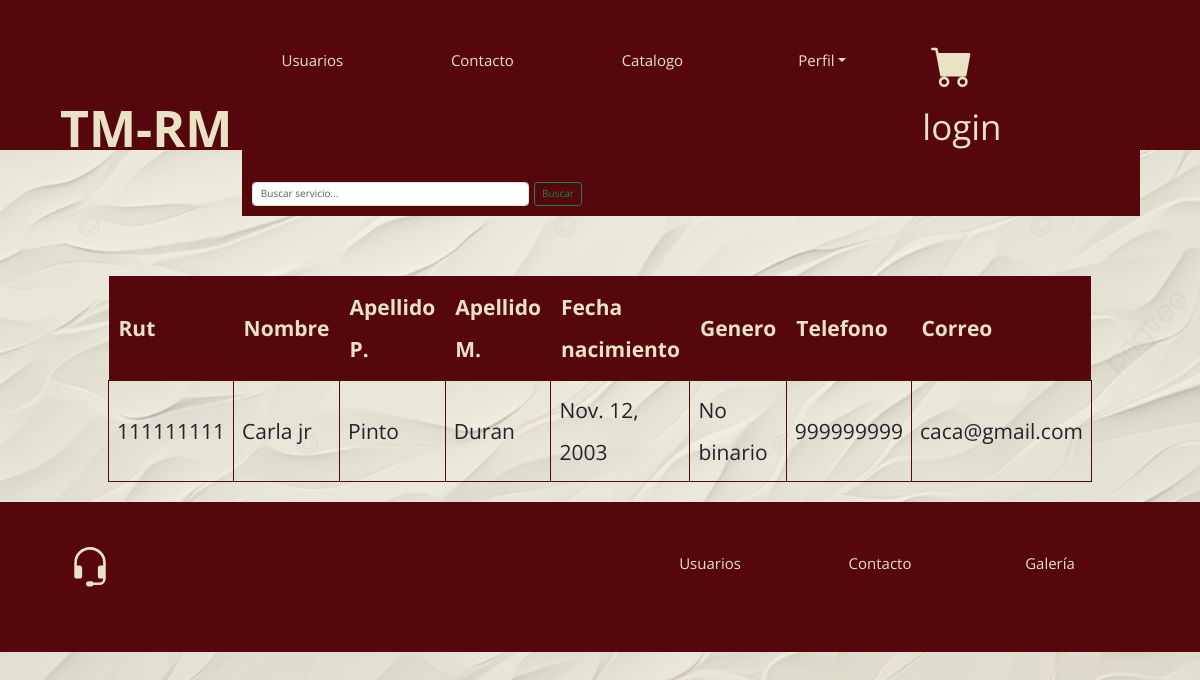
Page /noticias on the earlier database version.
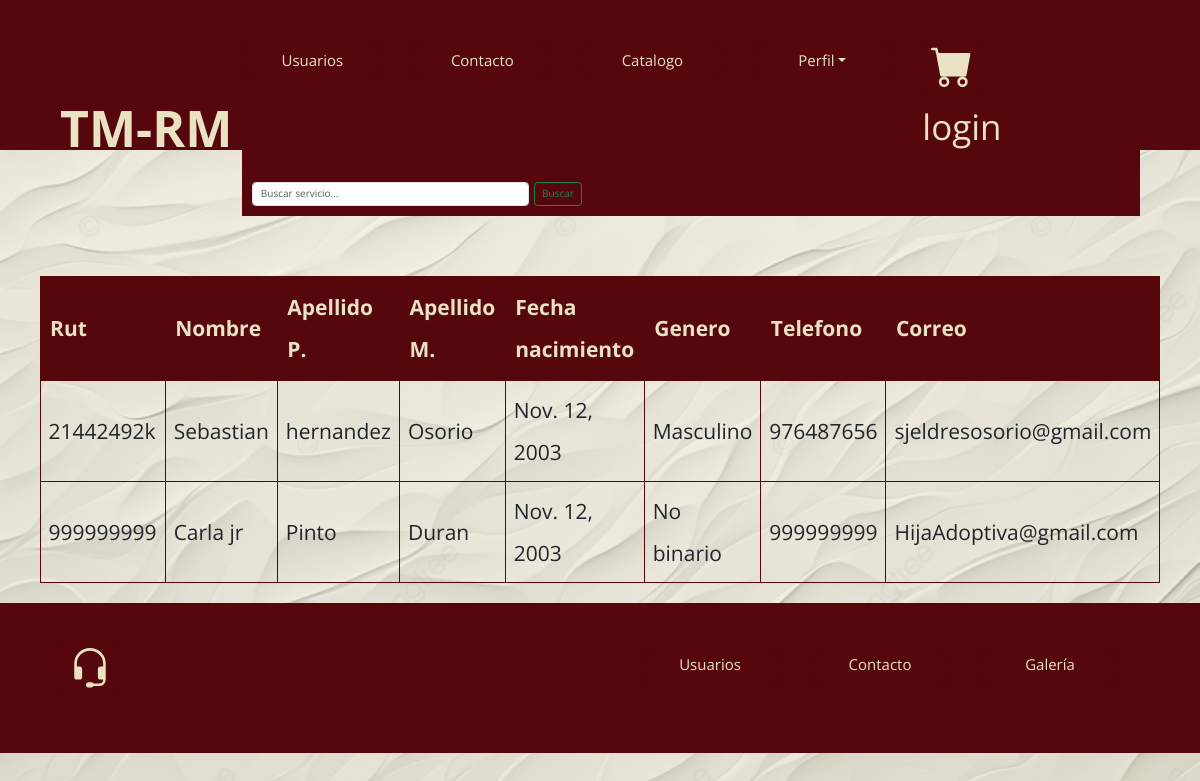
Same page on the later database version.
### taller1/models.py (models this page shows, shortened)
class Usuario(models.Model):
    rut = models.CharField(primary_key=True, max_length=10)
    nombre = models.CharField(max_length=20)
    apellido_paterno = models.CharField(max_length=20)
    apellido_materno = models.CharField(max_length=20)
    fecha_nacimiento = models.DateField(blank=False, null=False)
    id_genero = models.ForeignKey(Genero, on_delete=models.CASCADE, db_column='idGenero')
    telefono = models.CharField(max_length=45)
    email = models.EmailField(unique=True, max_length=100, blank=True, null=True)

class Genero(models.Model):
    id_genero = models.AutoField(db_column='idGenero', primary_key=True)
    genero = models.CharField(max_length=20, blank=False, null=False)
    def __str__(self):
        return self.genero

### taller1/views.py (the view)
# urls.py: path('noticias', views.noticias, name='noticias'),
def noticias(request):
    Usuarios= Usuario.objects.all()
    context = {"Usuarios":Usuarios}
    return render(request, 'taller1/noticias.html', context)

### taller1/templates/taller1/noticias.html (shortened to what this page needs)
{% extends 'taller1/base.html' %}
{% load static %}
{% block content %}
<div style="text-align: center;">
    <h1 class="subtitulo">Listado De Usuario</h1><br>
<div class="contenedor_listado">
    <table class="tabla_listado centrar-texto">
        <thead class="cabeza_tabla">
            <tr>
                <th>Rut</th>
                <th>Nombre</th>
                <th>Apellido P.</th>
                <th>Apellido M.</th>
                <th>Fecha nacimiento</th>
                <th>Genero</th>
                <th>Telefono</th>
                <th>Correo</th>
            </tr>
        </thead>
        <tbody class="cuerpo_tabla">
            {% for x in Usuarios %}
                <tr>
                    <td>{{ x.rut }}</td>
                    <td>{{ x.nombre }}</td>
                    <td>{{ x.apellido_paterno }}</td>
                    <td>{{x.apellido_materno}}</td>
                    <td>{{x.fecha_nacimiento}}</td>
                    <td>{{x.id_genero}}</td>
                    <td>{{x.telefono}}</td>
                    <td>{{x.email}}</td>
                </tr>
            {% endfor %}
        </tbody>
    </table>
</div>
</div>
{% endblock %}

### taller1/templates/taller1/base.html (shortened to what this page needs)
{% load static %}
<!DOCTYPE html>
<html lang="en">
  <head>
    {% load bootstrap5 %}
    {% bootstrap_css %}
    <link rel="stylesheet" href="{% static 'css/Styles.css' %}" />
  </head>
  <body>
    <header>
      <div class="contenedor">
        <nav class="navbar navbar-expand-lg barra">
          <a class="navbar-brand logo" href="{% url 'index' %}"><h1 class="tamano__logo logo__bold no-margin centrar-texto">TM-RM</h1></a>
          <div class="collapse navbar-collapse" id="navbarNav">
            <ul class="navbar-nav ms-auto navegacion">
              <li class="nav-item">
                <a class="nav-link navegacion__enlace buttonNav" href="{% url 'noticias' %}">Usuarios</a>
              </li>
              <li class="nav-item">
                <a class="nav-link navegacion__enlace buttonNav" href="{% url 'contacto' %}">Contacto</a>
              </li>
              <li class="nav-item">
                <a class="nav-link navegacion__enlace buttonNav" href="{% url 'catalogo' %}">Catalogo</a>
              </li>
              <li class="nav-item dropdown">
                <a class="nav-link dropdown-toggle navegacion__enlace buttonNav" href="#" id="navbarDropdown" role="button" data-bs-toggle="dropdown" aria-expanded="false">Perfil</a>
              </li>
              <li class="nav-item">
                <a class="logo" href="{% url 'carrito' %}">
                <button id="carritoBtn" class="btn carrito navegacion__enlace" type="button">
              </button>
                  {% if usuario != None %}
                      {{usuario}}
                  {% else %}
                      login
                  {% endif %}
                </a>
              </li>
              <li class="nav-item barra__busqueda">
                <form class="d-flex" id="searchForm">
                  <input class="form-control me-2" type="search" placeholder="Buscar servicio..." aria-label="Buscar" required>
                  <button class="btn btn-outline-success" type="submit">Buscar</button>
              </form>
              </li>
            </ul>
          </div>
        </nav>
      </div>
    </header>
    {% block content %}
    {% endblock %}
    <footer>
      <div class="contenedor">
        <div class="barra">
          <a class="logo" href="{% url 'contacto' %}">
            <button class="btn carrito navegacion__enlace" type="button" data-placement="bottom">
            </button>
          </a>
          <nav class="navegacion">
            <a href="{% url 'crud' %}" class="navegacion__enlace buttonNav">Usuarios</a>
            <a href="{% url 'contacto' %}" class="navegacion__enlace buttonNav">Contacto</a>
            <a href="{% url 'catalogo' %}" class="navegacion__enlace buttonNav">Galería</a>
          </nav>
        </div>
      </div>
    </footer>
  </body>
</html>

### taller1/static/css/Styles.css (style rules this page uses)
:root { --ColorPrincipal: #56070C; --colorSecundario: #e9e2c4; --colorFormularioFondo: #56070ce0; --colorFormulario: #eae2c337; --fuenteHeading: 'Segoe UI', Tahoma, Geneva, Verdana, sans-serif; --fuenteParrafos: 'Open Sans', sans-serif; }
html { box-sizing: border-box; font-size: 62.5%; }
*, *:before, *:after { box-sizing: inherit; }
body { font-family: var(--fuenteParrafos); font-size: 1rem; line-height: 2; margin: 0; background-image: url('/static/img/fondo2.png'); background-size: cover; background-attachment: fixed; }
a { text-decoration: none; }
h1, h2, h3, h4 { font-family: var(--fuenteHeading); line-height: 1.2; }
h1 { font-size: 7rem; }
.no-margin { margin: 0; }
.centrar-texto { text-align: center; }
.subtitulo { color: var(--ColorPrincipal); font-size: 3rem; font-family: var(--fuenteHeading); margin: 2.5rem; font-weight: 800; }
.contenedor { width: 90%; max-width: 170rem; margin: 0 auto; }
header, footer { background-color: var(--ColorPrincipal); height: 15rem; background-size: cover; background-repeat: no-repeat; background-position: center; }
.tamano__logo { font-size: 5rem; }
.logo { color: var(--colorSecundario); font-size: 3.5rem; }
.logo__bold { font-weight: 700; }
.barra { padding-top: 4rem; display: flex; justify-content: space-between; align-items: center; font-size: 2rem; }
.navegacion { display: flex; gap: 1rem; background-color: var(--ColorPrincipal); flex-wrap: wrap; }
.buttonNav { background-color: transparent; color: #fff; width: 14rem; height: 4rem; text-align: center; transition: all 0.6s ease; border-radius: 1em; }
.navegacion__enlace { display: block; text-align: center; font-size: 1.5rem; color: var(--colorSecundario); background-color: var(--ColorPrincipal); margin-right: 2rem; }
.barra__busqueda { padding: 1rem; width: 35rem; }
.carrito svg { width: 4.2rem; height: 4.2rem; display: flex; justify-content: center; }
.contenedor_listado { display: flex; justify-content: center; }
.tabla_listado { width: 70%; border-collapse: collapse; margin: 2rem 0; font-size: 2.1rem; text-align: left; }
.cabeza_tabla th { background-color: var(--ColorPrincipal); color: var(--colorSecundario); padding: 1rem; }
.cuerpo_tabla td { border: 1px solid var(--ColorPrincipal); padding: 8px; }

Differences in the rows shown:
removed Usuario: rut "111111111", nombre "Carla jr", apellido_paterno "Pinto", apellido_materno "Duran", fecha_nacimiento "Nov. 12, 2003", id_genero "No binario", telefono "999999999", email "caca@gmail.com"
added Usuario: rut "21442492k", nombre "Sebastian", apellido_paterno "hernandez", apellido_materno "Osorio", fecha_nacimiento "Nov. 12, 2003", id_genero "Masculino", telefono "976487656", email "sjeldresosorio@gmail.com"
added Usuario: rut "999999999", nombre "Carla jr", apellido_paterno "Pinto", apellido_materno "Duran", fecha_nacimiento "Nov. 12, 2003", id_genero "No binario", telefono "999999999", email "HijaAdoptiva@gmail.com"
